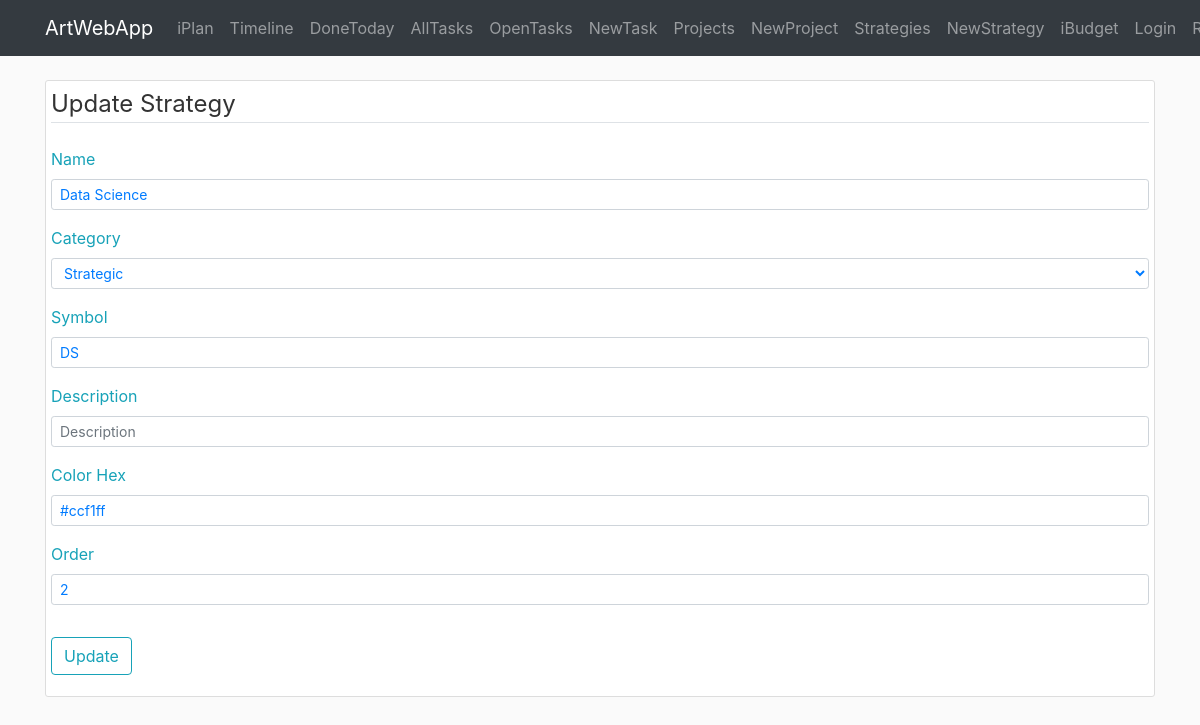
The page /iplan/strategy/update/6 on the database as committed earlier.
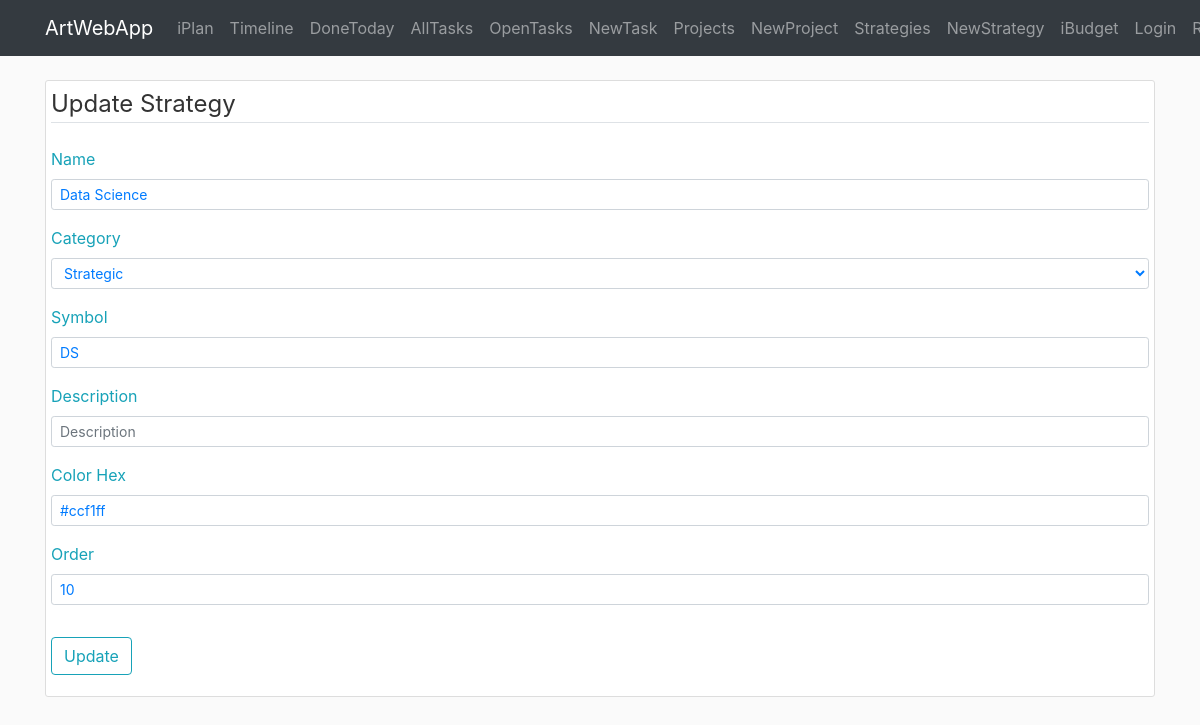
The same page on the database as committed later.
### awa/iplan/models.py (models this page shows, shortened)
class Strategy(db.Model):
    id = db.Column(db.Integer, primary_key=True)
    name = db.Column(db.String(40), nullable=False)
    symbol = db.Column(db.String(3))
    desc = db.Column(db.Text)
    color = db.Column(db.String(7))
    order = db.Column(db.Integer)
    time_creation = db.Column(db.DateTime, default=datetime.now)
    time_completion = db.Column(db.DateTime)
    show_timeline = db.Column(db.Boolean, default=True, nullable=False)
    category = db.Column(db.String(20), nullable=True)
    br_task = db.relationship('Task', backref='strategy')  # todo: lazy=True - test that later

### awa/iplan/routes.py (the view)
@iplan.route('/iplan/strategy/update/<id_strategy>', methods=['GET', 'POST'])
def strategy_update(id_strategy):
    form = StrategyForm()
    form.category.choices = STRATEGY_CATEGORY_CHOICES
    item_strategy = Strategy.query.get_or_404(id_strategy)
    if form.validate_on_submit():
        item_strategy.name = form.name.data
        item_strategy.symbol = form.symbol.data
        item_strategy.desc = form.desc.data
        item_strategy.color = form.color.data
        item_strategy.order = form.order.data
        item_strategy.category = dict(STRATEGY_CATEGORY_CHOICES).get(form.category.data)
        db.session.commit()
        return redirect(url_for('iplan.strategy'))
    elif request.method == 'GET':
        form.name.data = item_strategy.name
        form.symbol.data = item_strategy.symbol
        form.desc.data = item_strategy.desc
        form.color.data = item_strategy.color
        form.order.data = item_strategy.order
        form.category.data = reverse_dict(STRATEGY_CATEGORY_CHOICES).get(item_strategy.category, 1)
        form.submit.label.text = 'Update'
    strategies = Strategy.query.all()
    count_tasks = {item.id: len(Task.query.filter_by(id_strategy=item.id).all()) for item in strategies}
    return render_template('iplan/strategy_edit.html', form=form, strategies=strategies,
                           legend='Update Strategy', count_tasks=count_tasks)

### awa/iplan/forms.py
class StrategyForm(FlaskForm):
    name = StringField(label='Name', validators=[DataRequired(), Length(max=40)])
    category = SelectField(label='Category', coerce=int)
    symbol = StringField(label='Symbol', validators=[Length(max=3)])
    desc = StringField(label='Description')
    color = StringField(label='Color Hex')
    order = IntegerField(label='Order')
    submit = SubmitField(label='Submit')

### awa/iplan/utils.py (called while the page is built)
def reverse_dict(x):
    return {v: k for (k, v) in dict(x).items()}

### awa/templates/iplan/strategy_edit.html (shortened to what the changed rows need)
{% extends "layout.html" %}
{% block content %}
<div class="container">
    <div class="content-section">
        <form method="POST" action="">
            <fieldset class="form-group">
                <div class="form-group">
                    {{ form.name.label(class="form-control-label text-info") }}
                    {% if form.name.errors %}
                        {{ form.name(class="form-control form-control-sm is-invalid") }}
                        <div class="invalid-feedback">
                            {% for error in form.name.errors %}
                                <span>{{ error }}</span>
                            {% endfor %}
                        </div>
                    {% else %}
                        {{ form.name(class="form-control form-control-sm text-primary", placeholder='Strategy') }}
                    {% endif %}
                </div>
                <div class="form-group">
                    {{ form.category.label(class="form-control-label text-info") }}
                    {% if form.category.errors %}
                        {{ form.category(class="form-control form-control-sm is-invalid") }}
                        <div class="invalid-feedback">
                            {% for error in form.category.errors %}
                                <span>{{ error }}</span>
                            {% endfor %}
                        </div>
                    {% else %}
                        {{ form.category(class="form-control form-control-sm text-primary", placeholder='Strategy') }}
                    {% endif %}
                </div>                <div class="form-group">
                    {{ form.symbol.label(class="form-control-label text-info") }}
                    {% if form.symbol.errors %}
                        {{ form.symbol(class="form-control form-control-sm is-invalid") }}
                        <div class="invalid-feedback">
                            {% for error in form.symbol.errors %}
                                <span>{{ error }}</span>
                            {% endfor %}
                        </div>
                    {% else %}
                        {{ form.symbol(class="form-control form-control-sm text-primary", placeholder='ABC') }}
                    {% endif %}
                </div>
                <div class="form-group">
                    {{ form.desc.label(class="form-control-label text-info") }}
                    {% if form.desc.errors %}
                        {{ form.desc(class="form-control form-control-sm is-invalid") }}
                        <div class="invalid-feedback">
                            {% for error in form.desc.errors %}
                                <span>{{ error }}</span>
                            {% endfor %}
                        </div>
                    {% else %}
                        {{ form.desc(class="form-control form-control-sm text-primary", placeholder='Description') }}
                    {% endif %}
                </div>
                <div class="form-group">
                    {{ form.color.label(class="form-control-label text-info") }}
                    {% if form.color.errors %}
                        {{ form.color(class="form-control form-control-sm is-invalid") }}
                        <div class="invalid-feedback">
                            {% for error in form.color.errors %}
                                <span>{{ error }}</span>
                            {% endfor %}
                        </div>
                    {% else %}
                        {{ form.color(class="form-control form-control-sm text-primary", placeholder='#color') }}
                    {% endif %}
                </div>
                <div class="form-group">
                    {{ form.order.label(class="form-control-label text-info") }}
                    {% if form.order.errors %}
                        {{ form.order(class="form-control form-control-sm is-invalid") }}
                        <div class="invalid-feedback">
                            {% for error in form.order.errors %}
                                <span>{{ error }}</span>
                            {% endfor %}
                        </div>
                    {% else %}
                        {{ form.order(class="form-control form-control-sm text-primary", placeholder=999) }}
                    {% endif %}
                </div>
            </fieldset>
        </form>
    </div>
</div>
{% endblock content %}

Rows that differ between the two databases and show on the page:
changed Strategy "Data Science": order "2" → "10"
